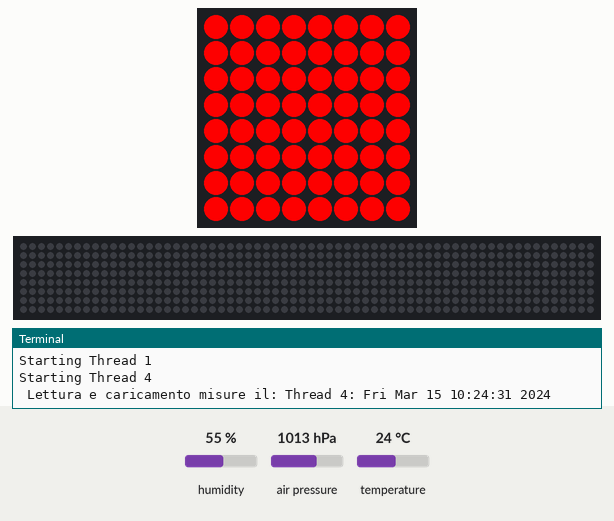
Recording of a program running on a simulated Raspberry Pi (BCM pin numbers) with a Sense HAT. Shown: the Sense HAT's 8×8 RGB LED matrix, a strip that is not on the board, showing the scrolling text unrolled, the last lines printed to the terminal. The test bench sets the inputs (shaded band); at power-on: humidity 55 %, air pressure 1013 hPa, temperature 24 °C. No MQTT or app messages arrive unless stated; the 64×8 strip is a reading aid, not a part: it shows the text the matrix is scrolling, unrolled, one strip-width of it at a time; threads take turns every 2 ms; the clock reads 2024-03-15 10:24:30 at power-on unless the program sets it.

Above: at 1.1 s.
At 3.6 s:
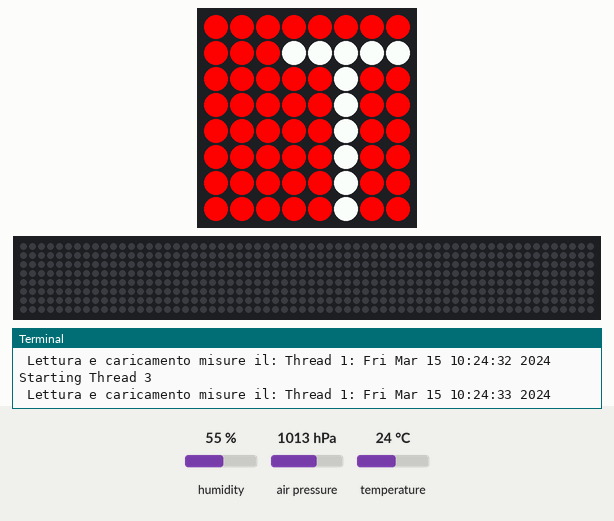
At 12.6 s:
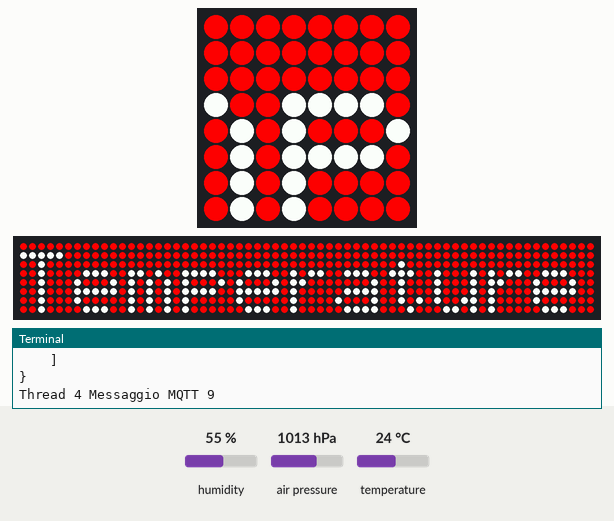
At 16.6 s:
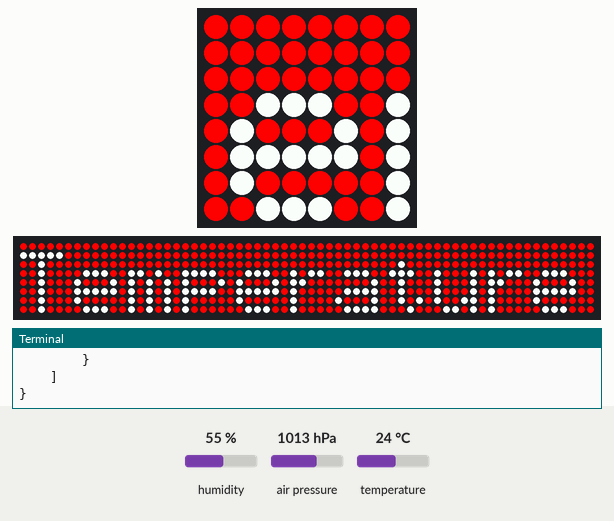
At 21.1 s:
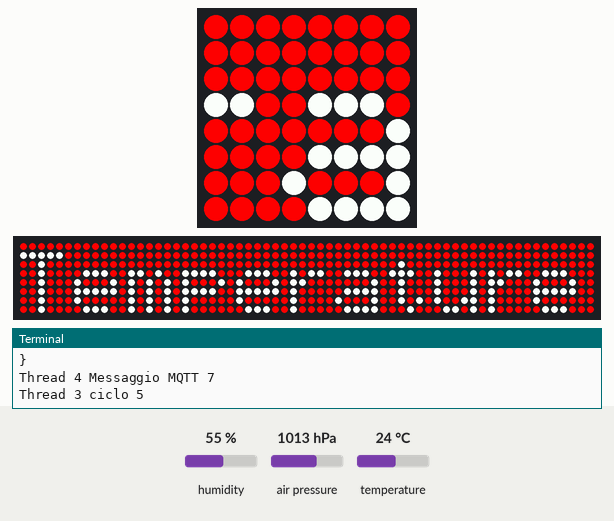
At 39.1 s:
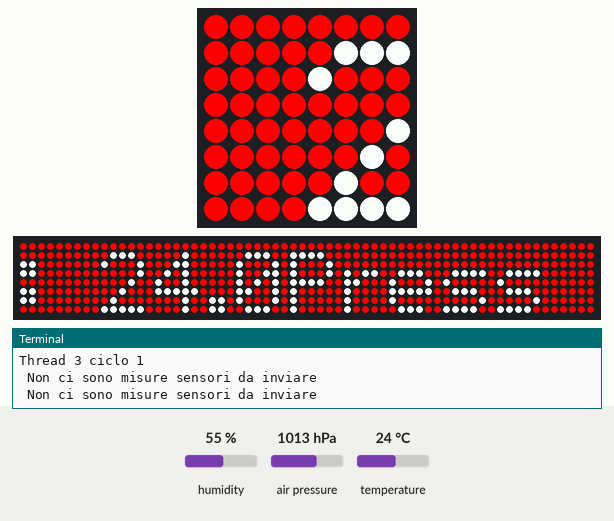

The program:

thread_sense.py
```python
#!/usr/bin/env python
# -*- coding: utf-8 -*

import threading
import time
from random import randint
from sense_hat import SenseHat
sense = SenseHat()


import json

import paho

import paho.mqtt.publish as publish
#  Prova trasmissione messaggio verso broker di test
#publish.single("paho/test/single", "boo", hostname="test.mosquitto.org")


##################################
###			Timestamp
###	Classe per la gestione della data-ora attuale
### e restuzione del valore in EPOCH ( UNIX management )
import datetime
import time

class TSDataOra():
	# ritorna il valore attuale di epoch in ms = timestamp
	def valoreEpoch(self):
#		return (round(time.time(), 3))
		return (time.time())

#	def ConvertiEpoch(self, r_epoch):
#		print ( "Dal valore in EPOCH converti in data e ora corrispondenti" )
#		print (time.strftime("%a, %d %b %Y %H:%M:%S %Z", time.localtime(r_epoch)))


##########################################################################
# Struttura dati che è la base dei dati presenti nella lista
class GestDatiSens:
    def __init__(self,addr):
        # Initialize the base #
        self.payload = 10.10   					# misura in C° della lettura sensore
        self.address = addr 					# indirizzo del sensore
        self.qos = "good"
        self.timestampDevice = 1458949556100	# data/ora della lettura fatta


##########################################################################
#   Struttura dati del messagggio di COV in modalità Multy Feed / Multi Value
class ObjectCov_Muf_Muv:
    def toJSON(self):
		return json.dumps(self, default=lambda o: o.__dict__, sort_keys=True, indent=4)
 #       return json.dumps(self, default=lambda o: o.__dict__, indent=4)

Cov_Muf_Muv = ObjectCov_Muf_Muv()
Cov_Muf_Muv.timestampDevice = "15000000000"
Cov_Muf_Muv.qos = "good"
Cov_Muf_Muv.values = []
#print(Cov_Muf_Muv.toJSON())


#####################################################################
###  Dichiarazione della Lista contenente le informazioni di ogni
###  singolo sensore  letto
listmisure = []


#####################################################################
###  Classe per la gestione della formattazzione e creazione vari messaggi MQTT
###  dell'impacchettamento delle lutture dei
###  sensori e trasformazione in un messaggio MQTT completo
class MsgMqtt:

	##  Leggi_dati e estrae dalla lista tutti gli oggetti inseriti nella lista misure
	def crea_msg_COV_Muf_Muv (self, mqttClientId, lista):
		# Invia tutti gli oggetti dalla coda per formare il messaggio

		# istanzia la classe per data e ora in ephoc ms
		TMSTP = TSDataOra()

		#  Completamento dei campi per il messaggio di tipo COV Multi Feed / Multi Value
		Cov_Muf_Muv.timestampDevice = TMSTP.valoreEpoch()
		Cov_Muf_Muv.values = []
		Cov_Muf_Muv.values = lista
		numero_msg = len(lista)

		# invia il messaggio su terminale
		print("de/"+mqttClientId+"/@DATA"+Cov_Muf_Muv.toJSON())

		# pubblica il messaggio verso BROKER
#		publish.single("paho/test/single", "Pippo e Pluto boo", hostname="test.mosquitto.org")
		publish.single("paho/test/single", ("de/"+mqttClientId+"/@DATA"+Cov_Muf_Muv.toJSON()), hostname="test.mosquitto.org")

		# Pulisci la lista dai messaggi inviati
		while numero_msg:
			lista.pop(0)
			numero_msg = len(lista)

	def presenza_misure (self, lista):
		if len(lista) == 0:
			return (False)
		else:
			return (True)


# Carica il valore letto dal sensore nella lista misure
def ins_lettura_coda ( misura, address_sens):
	# istanzia la classe per struttura dati lettura singola
	writeSingleData = GestDatiSens(address_sens) # indirizzo del sensore
	# istanzia la classe per data e ora in ephoc ms
	TMSTP = TSDataOra()
	# completa l'inserimento dati
	writeSingleData.payload = misura						# Misura letta
	writeSingleData.timestampDevice = TMSTP.valoreEpoch()	# data-ora in epoch ms attuale
	writeSingleData.qos = "good"
	listmisure.append(writeSingleData)


#Define the colours red and green
red = (255, 0, 0)
green = (0, 255, 0)
black = (0,0,0)
orange = (255, 255, 0)
white = (255,255,255)
blue = (0, 0, 255)

exitFlag = 0

class TestThread(threading.Thread):
    def __init__(self, threadID, name, counter):
        threading.Thread.__init__(self)
        self.threadID = threadID
        self.name = name
        self.counter = counter

    def run(self):
        time.sleep(self.counter)
        print("Starting " + self.name)
        if self.threadID == 1:
            acq_sensori(self.name, self.counter, 20)

        if self.threadID == 2:
            print_time(self.name, self.counter, 10)

        if self.threadID == 3:
            print_counter(self.name, self.counter, 10)

        if self.threadID == 4:
            invio_messaggio(self.name, self.counter, 10)

        if self.threadID == 5:
            vis_lettura_senshat(self.name, self.counter, 1)


####     Dati al momento statici
INDIRIZZO_SENS_TEMPERATURA = "0001"
INDIRIZZO_SENS_PRESSIONE = "0002"
INDIRIZZO_SENS_UMIDITA = "0003"

#  DEFINIZIONE  THREAD  ID = 1
#  Dichiarazione di tutte le azioni che devono essere svolte dal THREAD
def acq_sensori(threadName, delay, counter):
	while counter:
		if exitFlag:
			threadName.exit()
		time.sleep(delay)
		print(" Lettura e caricamento misure il: " + "%s: %s" % (threadName, time.ctime(time.time())))
		# Lettura dai sensori del SenseHat acquisizione Temperatura, Pressione, Humidity +
		# Arrotondamento ad una cifra decimale +
		# caricamento lettura nella lista
		ins_lettura_coda(round(sense.get_temperature(), 1), INDIRIZZO_SENS_TEMPERATURA)
		ins_lettura_coda(round(sense.get_pressure(), 1), INDIRIZZO_SENS_PRESSIONE)
		ins_lettura_coda(round(sense.get_humidity(), 1), INDIRIZZO_SENS_UMIDITA)
		counter -= 1


#  DEFINIZIONE  THREAD  ID = 2
#  Dichiarazione di tutte le azioni che devono essere svolte dal THREAD
def print_time(threadName, delay, counter):
    while counter:
        if exitFlag:
            threadName.exit()
        time.sleep(delay)
        print("%s: %s" % (threadName, time.ctime(time.time())))
        counter -= 1

#  DEFINIZIONE  THREAD  ID = 3
#  Dichiarazione di tutte le azioni che devono essere svolte dal THREAD
def print_counter(threadName, delay, counter):
    while counter:
        if exitFlag:
            threadName.exit()
        time.sleep(delay)
        print(threadName, "ciclo", str(counter))
        counter -= 1

#  DEFINIZIONE  THREAD  ID = 4
#  Dichiarazione di tutte le azioni che devono essere svolte dal THREAD
def invio_messaggio(threadName, delay, counter):
	GestMsg = MsgMqtt()
	while counter:
		if exitFlag:
			threadName.exit()
		time.sleep(delay)
		if GestMsg.presenza_misure(listmisure) == True:
			GestMsg.crea_msg_COV_Muf_Muv("DAB_0001",listmisure)
			print(threadName, "Messaggio MQTT", str(counter))
		else:
			print (" Non ci sono misure sensori da inviare" )
		counter -= 1


#  DEFINIZIONE  THREAD  ID = 5
#  Dichiarazione di tutte le azioni che devono essere svolte dal THREAD
def vis_lettura_senshat(threadName, delay, counter):
		print(" Lettura e caricamento misure il: " + "%s: %s" % (threadName, time.ctime(time.time())))
		# background
		bg = red

		# colore testo
		tx = white

		# Lettura dai sensori del SenseHat acquisizione Temperatura, Pressione, Humidity +
		# Arrotondamento ad una cifra decimale
		t = round(sense.get_temperature(), 1)
		p = round(sense.get_pressure(), 1)
		h = round(sense.get_humidity(), 1)
		# str() conversione valori int in string per poterli concatenare
		message = "Temperature: " + str(t) + "Pressure: " + str(p) + "Humidity: " + str(h)

		# Visualizzazione messaggio scorrevole SenseHat
		sense.show_message(message, text_colour=tx, scroll_speed=0.50, back_colour=bg)
		counter -= 1


# Create new threads
thread1 = TestThread(1, "Thread 1", 1)
thread2 = TestThread(2, "Thread 2", 2)
thread3 = TestThread(3, "Thread 3", 3)
thread4 = TestThread(4, "Thread 4", 4)
thread5 = TestThread(5, "Thread 4", 1)

# Start new Threads
thread1.start()
thread2.start()
thread3.start()
thread4.start()
thread5.start()
thread1.join()
thread2.join()
thread3.join()
thread4.join()
thread5.join()
print(" -- Fine del main thread  -- ")
```

Measured:
- what the display in image 1 shows lasts 0.5 s, from 3.5 s to 4.0 s
